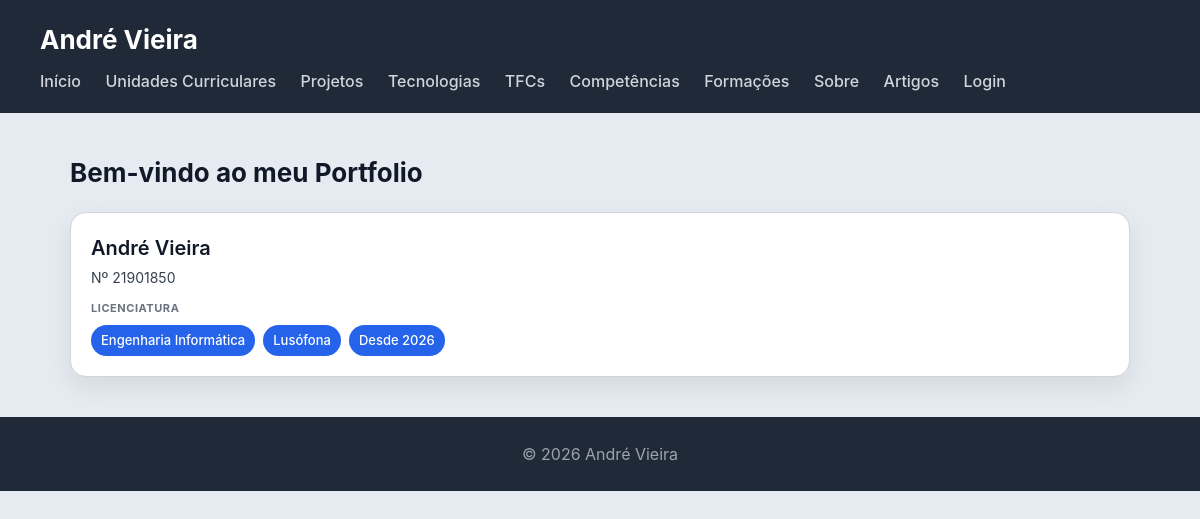
The page /portfolio/ on the database its author committed.
### portfolio/models.py (models this page shows, shortened)
class Licenciatura(models.Model):
    nome = models.CharField(max_length=200)
    instituicao = models.CharField(max_length=200)
    ano_inicio = models.IntegerField()
    ano_fim = models.IntegerField(null=True, blank=True)
    descricao = models.TextField(blank=True)
    link = models.URLField(blank=True)

### portfolio/views.py (the view)
# urls.py: path('', views.index_view, name='portfolio'),
def index_view(request):
    licenciatura = Licenciatura.objects.first()
    return render(request, 'portfolio/index.html', {'licenciatura': licenciatura})

### portfolio/templates/portfolio/index.html
{% extends 'portfolio/base.html' %}
{% block content %}
<h2>Bem-vindo ao meu Portfolio</h2>
<section>
    <article>
        <header>
            <h3>André Vieira</h3>
            <p>Nº 21901850</p>
        </header>
        <section>
            <h4>Licenciatura</h4>
            <ul>
                <li>{{ licenciatura.nome }}</li>
                <li>{{ licenciatura.instituicao }}</li>
                <li>Desde {{ licenciatura.ano_inicio }}</li>
            </ul>
        </section>
    </article>
</section>
{% endblock %}

### portfolio/static/portfolio/styles.css (style rules this page uses)
* { box-sizing: border-box; margin: 0; padding: 0; }
body { font-family: "Inter", "Segoe UI", system-ui, -apple-system, sans-serif; background: #e6ebf2; color: #111827; line-height: 1.5; }
h2 { margin-bottom: 20px; font-size: 26px; }
section > article { background: white; padding: 20px; border-radius: 16px; border: 1px solid #d1d5db; box-shadow: 0 10px 25px rgba(0,0,0,0.08); transition: all 0.25s ease; margin-bottom: 20px; }
article > header { margin-bottom: 12px; }
article > header > h3 { font-size: 20px; font-weight: 600; margin-bottom: 4px; }
article > header > p { font-size: 14px; color: #374151; }
article > section { margin-top: 10px; }
article > section > h4 { font-size: 11px; text-transform: uppercase; color: #6b7280; margin-bottom: 8px; letter-spacing: 0.05em; }
article > section > ul { list-style: none; display: flex; flex-wrap: wrap; gap: 8px; }
article > section > ul > li { background: #2563eb; color: white; padding: 6px 10px; border-radius: 999px; font-size: 13px; font-weight: 500; }

### rows shown on the page
Licenciatura: nome "Engenharia Informática", instituicao "Lusófona", ano_inicio "2026"
